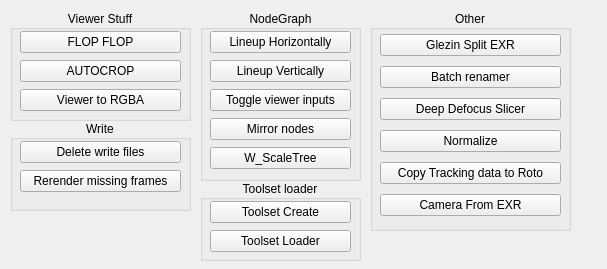
<?xml version="1.0" encoding="UTF-8"?>
<ui version="4.0">
 <class>Form</class>
 <widget class="QWidget" name="Form">
  <property name="geometry">
   <rect>
    <x>0</x>
    <y>0</y>
    <width>607</width>
    <height>269</height>
   </rect>
  </property>
  <property name="windowTitle">
   <string>Form</string>
  </property>
  <widget class="QGroupBox" name="viewerGroup">
   <property name="geometry">
    <rect>
     <x>10</x>
     <y>10</y>
     <width>181</width>
     <height>111</height>
    </rect>
   </property>
   <property name="title">
    <string>Viewer Stuff</string>
   </property>
   <property name="alignment">
    <set>Qt::AlignCenter</set>
   </property>
   <widget class="QWidget" name="layoutWidget">
    <property name="geometry">
     <rect>
      <x>10</x>
      <y>20</y>
      <width>161</width>
      <height>83</height>
     </rect>
    </property>
    <layout class="QVBoxLayout" name="viewerLayout">
     <item>
      <widget class="QPushButton" name="flopflop">
       <property name="toolTip">
        <string>&lt;html&gt;&lt;head/&gt;&lt;body&gt;&lt;p&gt;Зеркалит картинку по горизонтали. &lt;/p&gt;&lt;/body&gt;&lt;/html&gt;</string>
       </property>
       <property name="text">
        <string>FLOP FLOP</string>
       </property>
       <property name="script" stdset="0">
        <string>LH.mirrorViewer()</string>
       </property>
       <property name="name" stdset="0">
        <string>flopflop</string>
       </property>
       <property name="gifname" stdset="0">
        <string>giphy</string>
       </property>
      </widget>
     </item>
     <item>
      <widget class="QPushButton" name="autocrop">
       <property name="toolTip">
        <string>&lt;html&gt;&lt;head/&gt;&lt;body&gt;&lt;p&gt;Создает &lt;span style=&quot; font-weight:600;&quot;&gt;CROP &lt;/span&gt;ноду, которой оставляет только &lt;span style=&quot; text-decoration: underline;&quot;&gt;нужные&lt;/span&gt; пиксели.&lt;/p&gt;&lt;p&gt;Перед выполнением нужно заселектить ноду.&lt;/p&gt;&lt;p&gt;Сканирует по альфе.&lt;/p&gt;&lt;/body&gt;&lt;/html&gt;</string>
       </property>
       <property name="text">
        <string>AUTOCROP</string>
       </property>
       <property name="script" stdset="0">
        <string>frames = nuke.getInput('Set Frame Range', '%s-%s' % (int(nuke.root()['first_frame'].value()), int(nuke.root()['last_frame'].value()))).split('-')
nukescripts.autocrop(first = frames[0], last = frames[1], layer = 'alpha')</string>
       </property>
       <property name="name" stdset="0">
        <string>autocrop</string>
       </property>
       <property name="gifname" stdset="0">
        <string>giphy</string>
       </property>
      </widget>
     </item>
     <item>
      <widget class="QPushButton" name="viewerToRGBA">
       <property name="toolTip">
        <string>&lt;html&gt;&lt;head/&gt;&lt;body&gt;&lt;p&gt;Пересчелкивает вьювер в &lt;span style=&quot; font-weight:600;&quot;&gt;rgba&lt;/span&gt;&lt;/p&gt;&lt;/body&gt;&lt;/html&gt;</string>
       </property>
       <property name="text">
        <string>Viewer to RGBA</string>
       </property>
       <property name="script" stdset="0">
        <string>v = nuke.activeViewer().node().name()
nuke.toNode(v)['channels'].setValue('rgba')</string>
       </property>
       <property name="name" stdset="0">
        <string>viewerToRGBA</string>
       </property>
       <property name="gifname" stdset="0">
        <string>giphy</string>
       </property>
      </widget>
     </item>
    </layout>
   </widget>
  </widget>
  <widget class="QGroupBox" name="nodegraphGroup">
   <property name="geometry">
    <rect>
     <x>200</x>
     <y>10</y>
     <width>161</width>
     <height>171</height>
    </rect>
   </property>
   <property name="title">
    <string>NodeGraph</string>
   </property>
   <property name="alignment">
    <set>Qt::AlignCenter</set>
   </property>
   <widget class="QWidget" name="layoutWidget">
    <property name="geometry">
     <rect>
      <x>10</x>
      <y>20</y>
      <width>141</width>
      <height>141</height>
     </rect>
    </property>
    <layout class="QVBoxLayout" name="nodegraphLayout">
     <item>
      <widget class="QPushButton" name="lineupHorizontally">
       <property name="toolTip">
        <string>&lt;html&gt;&lt;head/&gt;&lt;body&gt;&lt;p&gt;Выставляет выделенные ноды &lt;span style=&quot; font-weight:600;&quot;&gt;горизонтально&lt;/span&gt;.&lt;/p&gt;&lt;/body&gt;&lt;/html&gt;</string>
       </property>
       <property name="text">
        <string>Lineup Horizontally</string>
       </property>
       <property name="script" stdset="0">
        <string>scripts.lineupNodes()</string>
       </property>
       <property name="name" stdset="0">
        <string>lineupHorizontally</string>
       </property>
       <property name="gifname" stdset="0">
        <string>giphy</string>
       </property>
      </widget>
     </item>
     <item>
      <widget class="QPushButton" name="lineupVertically">
       <property name="toolTip">
        <string>&lt;html&gt;&lt;head/&gt;&lt;body&gt;&lt;p&gt;Выставляет выделенные ноды &lt;span style=&quot; font-weight:600;&quot;&gt;вертикально&lt;/span&gt;.&lt;/p&gt;&lt;/body&gt;&lt;/html&gt;</string>
       </property>
       <property name="text">
        <string>Lineup Vertically</string>
       </property>
       <property name="script" stdset="0">
        <string>scripts.linedownNodes()</string>
       </property>
       <property name="name" stdset="0">
        <string>lineupVertically</string>
       </property>
       <property name="gifname" stdset="0">
        <string>giphy</string>
       </property>
      </widget>
     </item>
     <item>
      <widget class="QPushButton" name="toggleViewerInputs">
       <property name="toolTip">
        <string>&lt;html&gt;&lt;head/&gt;&lt;body&gt;&lt;p&gt;Прячет все инпут коннекшены всех нод вьюверов в скрипте.&lt;/p&gt;&lt;/body&gt;&lt;/html&gt;</string>
       </property>
       <property name="text">
        <string>Toggle viewer inputs</string>
       </property>
       <property name="script" stdset="0">
        <string>LH.toggleViewerInput()</string>
       </property>
       <property name="name" stdset="0">
        <string>toggleViewerInputs</string>
       </property>
       <property name="gifname" stdset="0">
        <string>giphy</string>
       </property>
      </widget>
     </item>
     <item>
      <widget class="QPushButton" name="mirrorNodes">
       <property name="toolTip">
        <string>&lt;html&gt;&lt;head/&gt;&lt;body&gt;&lt;p&gt;Зеркалит расположение выделенных нод по горизонтали.&lt;/p&gt;&lt;/body&gt;&lt;/html&gt;</string>
       </property>
       <property name="text">
        <string>Mirror nodes</string>
       </property>
       <property name="script" stdset="0">
        <string>mirrorNodes.mirrorNodes()</string>
       </property>
       <property name="name" stdset="0">
        <string>mirronNodes</string>
       </property>
       <property name="gifname" stdset="0">
        <string>giphy</string>
       </property>
      </widget>
     </item>
     <item>
      <widget class="QPushButton" name="w_scaletree">
       <property name="toolTip">
        <string>&lt;html&gt;&lt;head/&gt;&lt;body&gt;&lt;p&gt;Скейлер расположения выделеных нод.&lt;/p&gt;&lt;/body&gt;&lt;/html&gt;</string>
       </property>
       <property name="text">
        <string>W_ScaleTree</string>
       </property>
       <property name="script" stdset="0">
        <string>W_scaleTree.scaleTreeFloatingPanel()</string>
       </property>
       <property name="name" stdset="0">
        <string>w_scaleTree</string>
       </property>
       <property name="gifname" stdset="0">
        <string>giphy</string>
       </property>
      </widget>
     </item>
    </layout>
   </widget>
  </widget>
  <widget class="QGroupBox" name="writeGroup">
   <property name="geometry">
    <rect>
     <x>10</x>
     <y>120</y>
     <width>181</width>
     <height>91</height>
    </rect>
   </property>
   <property name="title">
    <string>Write</string>
   </property>
   <property name="alignment">
    <set>Qt::AlignCenter</set>
   </property>
   <widget class="QWidget" name="layoutWidget">
    <property name="geometry">
     <rect>
      <x>10</x>
      <y>20</y>
      <width>161</width>
      <height>54</height>
     </rect>
    </property>
    <layout class="QVBoxLayout" name="writeLayout">
     <item>
      <widget class="QPushButton" name="deleteWriteFiles">
       <property name="toolTip">
        <string>&lt;html&gt;&lt;head/&gt;&lt;body&gt;&lt;p&gt;Удаляет файлы из папки, которая указана в пути &lt;span style=&quot; font-weight:600;&quot;&gt;write&lt;/span&gt; ноды.&lt;br/&gt;Перед выполнением нужно выделить &lt;span style=&quot; font-weight:600;&quot;&gt;write&lt;/span&gt; ноду.&lt;/p&gt;&lt;/body&gt;&lt;/html&gt;</string>
       </property>
       <property name="text">
        <string>Delete write files</string>
       </property>
       <property name="script" stdset="0">
        <string>deleteFilesFromWrite.deleteFilesFromWritePath(nuke.selectedNode())</string>
       </property>
       <property name="name" stdset="0">
        <string>deleteWriteFiles</string>
       </property>
       <property name="gifname" stdset="0">
        <string>giphy</string>
       </property>
      </widget>
     </item>
     <item>
      <widget class="QPushButton" name="rerenderMissingFrames">
       <property name="toolTip">
        <string>&lt;html&gt;&lt;head/&gt;&lt;body&gt;&lt;p&gt;Дорендеривает недостающие кадры из секвенции &lt;span style=&quot; font-weight:600;&quot;&gt;write&lt;/span&gt; ноды.&lt;br/&gt;Перед выполнением выделить &lt;span style=&quot; font-weight:600;&quot;&gt;write&lt;/span&gt; ноду.&lt;/p&gt;&lt;/body&gt;&lt;/html&gt;</string>
       </property>
       <property name="text">
        <string>Rerender missing frames</string>
       </property>
       <property name="script" stdset="0">
        <string>rerenderMissingFrames.rerenderMissedFrame()</string>
       </property>
       <property name="name" stdset="0">
        <string>rerenderMissingFrames</string>
       </property>
       <property name="gifname" stdset="0">
        <string>giphy</string>
       </property>
      </widget>
     </item>
    </layout>
   </widget>
  </widget>
  <widget class="QGroupBox" name="otherGroup">
   <property name="geometry">
    <rect>
     <x>370</x>
     <y>10</y>
     <width>201</width>
     <height>221</height>
    </rect>
   </property>
   <property name="title">
    <string>Other</string>
   </property>
   <property name="alignment">
    <set>Qt::AlignCenter</set>
   </property>
   <widget class="QWidget" name="layoutWidget">
    <property name="geometry">
     <rect>
      <x>10</x>
      <y>20</y>
      <width>181</width>
      <height>191</height>
     </rect>
    </property>
    <layout class="QVBoxLayout" name="otherLayout">
     <item>
      <widget class="QPushButton" name="glezin">
       <property name="toolTip">
        <string>&lt;html&gt;&lt;head/&gt;&lt;body&gt;&lt;p&gt;Удобный сплиттер &lt;span style=&quot; font-weight:600;&quot;&gt;EXR&lt;/span&gt;'ов. &lt;br/&gt;Перед запуском выделить &lt;span style=&quot; font-weight:600;&quot;&gt;read &lt;/span&gt;ноду.&lt;/p&gt;&lt;/body&gt;&lt;/html&gt;</string>
       </property>
       <property name="text">
        <string>Glezin Split EXR</string>
       </property>
       <property name="script" stdset="0">
        <string>split_layers.main()</string>
       </property>
       <property name="name" stdset="0">
        <string>glezin</string>
       </property>
       <property name="gifname" stdset="0">
        <string>giphy</string>
       </property>
      </widget>
     </item>
     <item>
      <widget class="QPushButton" name="batchRenamer">
       <property name="toolTip">
        <string>&lt;html&gt;&lt;head/&gt;&lt;body&gt;&lt;p&gt;Переименовывает секвенцию из &lt;span style=&quot; font-weight:600;&quot;&gt;read&lt;/span&gt; ноды.&lt;br/&gt;Перед испольхованием выделить &lt;span style=&quot; font-weight:600;&quot;&gt;read&lt;/span&gt; ноду.&lt;/p&gt;&lt;/body&gt;&lt;/html&gt;</string>
       </property>
       <property name="text">
        <string>Batch renamer</string>
       </property>
       <property name="script" stdset="0">
        <string>batchrenamer.main()</string>
       </property>
       <property name="name" stdset="0">
        <string>batchRenamer</string>
       </property>
       <property name="gifname" stdset="0">
        <string>giphy</string>
       </property>
      </widget>
     </item>
     <item>
      <widget class="QPushButton" name="deepDefocusSlicer">
       <property name="toolTip">
        <string>&lt;html&gt;&lt;head/&gt;&lt;body&gt;&lt;p&gt;Разрезает &lt;span style=&quot; font-weight:600;&quot;&gt;deep exr&lt;/span&gt; по глубине от камеры на разные плейны и добавляет дефокус на каждый план отдельно.&lt;br/&gt;Перед запуском требуется выделать ноду с &lt;span style=&quot; font-weight:600;&quot;&gt;deep&lt;/span&gt; потоком.&lt;/p&gt;&lt;/body&gt;&lt;/html&gt;</string>
       </property>
       <property name="text">
        <string>Deep Defocus Slicer</string>
       </property>
       <property name="script" stdset="0">
        <string>deepDefocusSlicer.deepDefocus()</string>
       </property>
       <property name="name" stdset="0">
        <string>deepDefocusSlicer</string>
       </property>
       <property name="gifname" stdset="0">
        <string>giphy</string>
       </property>
      </widget>
     </item>
     <item>
      <widget class="QPushButton" name="normalize">
       <property name="toolTip">
        <string>&lt;html&gt;&lt;head/&gt;&lt;body&gt;&lt;p&gt;Нормализирует величины.&lt;/p&gt;&lt;/body&gt;&lt;/html&gt;</string>
       </property>
       <property name="text">
        <string>Normalize</string>
       </property>
       <property name="script" stdset="0">
        <string>LH.normalizeDepth()</string>
       </property>
       <property name="name" stdset="0">
        <string>normalize</string>
       </property>
       <property name="gifname" stdset="0">
        <string>giphy</string>
       </property>
      </widget>
     </item>
     <item>
      <widget class="QPushButton" name="copyTrackingDataToRoto">
       <property name="toolTip">
        <string>&lt;html&gt;&lt;head/&gt;&lt;body&gt;&lt;p&gt;Перебрасывает треккинг данные в рут рото(ротопеинт) ноды.&lt;br/&gt;Перед выделением нужны выделить:&lt;br/&gt;1) Tracker&lt;br/&gt;2) Roto&lt;br/&gt;3) Root поле в ноде roto.&lt;/p&gt;&lt;/body&gt;&lt;/html&gt;</string>
       </property>
       <property name="text">
        <string>Copy Tracking data to Roto</string>
       </property>
       <property name="script" stdset="0">
        <string>Points3DToTracker.copyTrackingToRoto(True)</string>
       </property>
       <property name="name" stdset="0">
        <string>copyTrackingToRoto</string>
       </property>
       <property name="gifname" stdset="0">
        <string>giphy</string>
       </property>
      </widget>
     </item>
     <item>
      <widget class="QPushButton" name="cameraFromExr">
       <property name="toolTip">
        <string>&lt;html&gt;&lt;head/&gt;&lt;body&gt;&lt;p&gt;Перебрасывает треккинг данные в рут рото(ротопеинт) ноды.&lt;br/&gt;Перед выделением нужны выделить:&lt;br/&gt;1) Tracker&lt;br/&gt;2) Roto&lt;br/&gt;3) Root поле в ноде roto.&lt;/p&gt;&lt;/body&gt;&lt;/html&gt;</string>
       </property>
       <property name="text">
        <string>Camera From EXR</string>
       </property>
       <property name="script" stdset="0">
        <string>ExportAnimationFromEXR.CamExp()</string>
       </property>
       <property name="name" stdset="0">
        <string>copyTrackingToRoto</string>
       </property>
       <property name="gifname" stdset="0">
        <string>giphy</string>
       </property>
      </widget>
     </item>
    </layout>
   </widget>
  </widget>
  <widget class="QGroupBox" name="toolsetLoaderGroup">
   <property name="geometry">
    <rect>
     <x>200</x>
     <y>180</y>
     <width>161</width>
     <height>81</height>
    </rect>
   </property>
   <property name="title">
    <string>Toolset loader</string>
   </property>
   <property name="alignment">
    <set>Qt::AlignCenter</set>
   </property>
   <widget class="QWidget" name="">
    <property name="geometry">
     <rect>
      <x>10</x>
      <y>20</y>
      <width>141</width>
      <height>54</height>
     </rect>
    </property>
    <layout class="QVBoxLayout" name="verticalLayout">
     <item>
      <widget class="QPushButton" name="toolsetLoaderCreate">
       <property name="toolTip">
        <string>&lt;html&gt;&lt;head/&gt;&lt;body&gt;&lt;p&gt;Выставляет выделенные ноды &lt;span style=&quot; font-weight:600;&quot;&gt;горизонтально&lt;/span&gt;.&lt;/p&gt;&lt;/body&gt;&lt;/html&gt;</string>
       </property>
       <property name="text">
        <string>Toolset Create</string>
       </property>
       <property name="script" stdset="0">
        <string>tlc = toolsets_loader.toolsetCreate() tlc.show()</string>
       </property>
       <property name="name" stdset="0">
        <string>toolsetLoaderCreate</string>
       </property>
       <property name="gifname" stdset="0">
        <string>giphy</string>
       </property>
      </widget>
     </item>
     <item>
      <widget class="QPushButton" name="toolsetLoader">
       <property name="toolTip">
        <string>&lt;html&gt;&lt;head/&gt;&lt;body&gt;&lt;p&gt;Выставляет выделенные ноды &lt;span style=&quot; font-weight:600;&quot;&gt;горизонтально&lt;/span&gt;.&lt;/p&gt;&lt;/body&gt;&lt;/html&gt;</string>
       </property>
       <property name="text">
        <string>Toolset Loader</string>
       </property>
       <property name="script" stdset="0">
        <string>scripts.lineupNodes()</string>
       </property>
       <property name="name" stdset="0">
        <string>lineupHorizontally</string>
       </property>
       <property name="gifname" stdset="0">
        <string>giphy</string>
       </property>
      </widget>
     </item>
    </layout>
   </widget>
  </widget>
  <zorder>writeGroup</zorder>
  <zorder>otherGroup</zorder>
  <zorder>viewerGroup</zorder>
  <zorder>nodegraphGroup</zorder>
  <zorder>toolsetLoaderGroup</zorder>
 </widget>
 <resources/>
 <connections/>
</ui>
